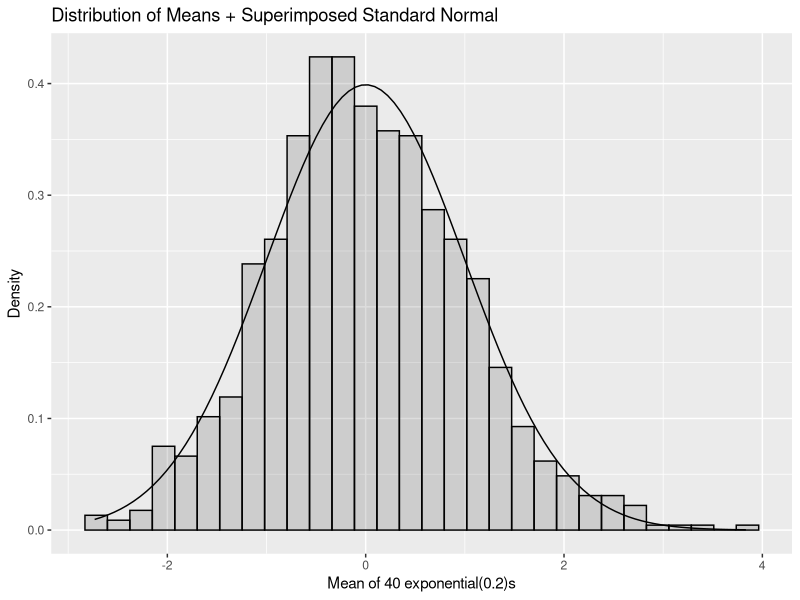
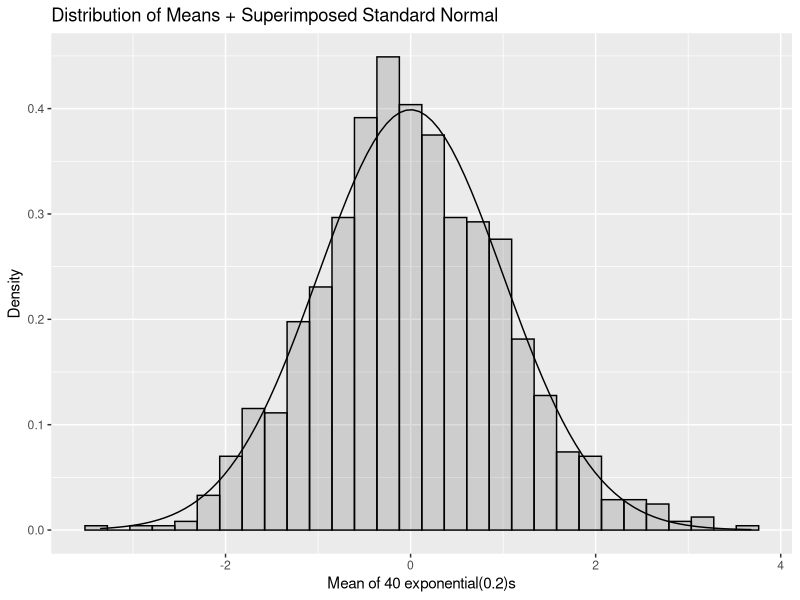

Write R code to recreate these figures, in order.
## ---- chunk 1

library(ggplot2)

lambda <- 0.2 # the rate parameter
n <- 40 # number of observations 
nosim <- 1000

mu <- 1/lambda
sigma <- 1/lambda

clt <- function(x, n) sqrt(n) * (mean(x) - mu) / sigma # normalize mean

dat <- data.frame(
    x = apply(matrix(rexp(nosim * n, lambda), nosim), 1, clt, n)
)
g <- ggplot(dat, aes(x = x)) + 
    geom_histogram(alpha = 0.20, bindwidth = 0.3, color = "black", aes(y = ..density..))
g <- g + stat_function(fun = dnorm)
g <- g + labs(x = "Mean of 40 exponential(0.2)s", y = "Density", 
              title = "Distribution of Means + Superimposed Standard Normal")
g
## ---- chunk 2

library(ggplot2)

lambda <- 0.2 # the rate parameter
n <- 40 # number of observations 
nosim <- 1000

mu <- 1/lambda
sigma <- 1/lambda

clt <- function(x, n) sqrt(n) * (mean(x) - mu) / sigma # normalize mean

dat <- data.frame(
    x = apply(matrix(rexp(nosim * n, lambda), nosim), 1, clt, n)
)
g <- ggplot(dat, aes(x = x)) + 
    geom_histogram(alpha = 0.20, bindwidth = 0.3, color = "black", aes(y = ..density..))
g <- g + stat_function(fun = dnorm)
g <- g + labs(x = "Mean of 40 exponential(0.2)s", y = "Density",
              title = "Distribution of Means + Superimposed Standard Normal")
g
